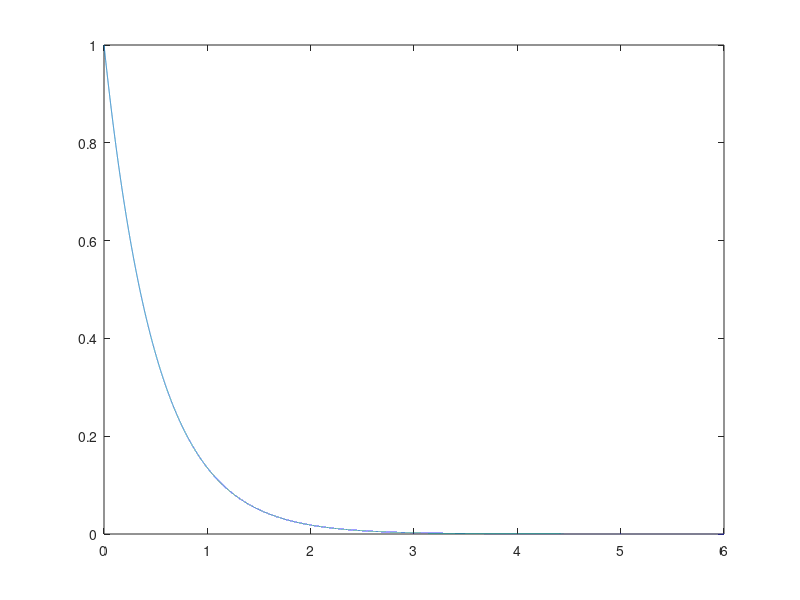
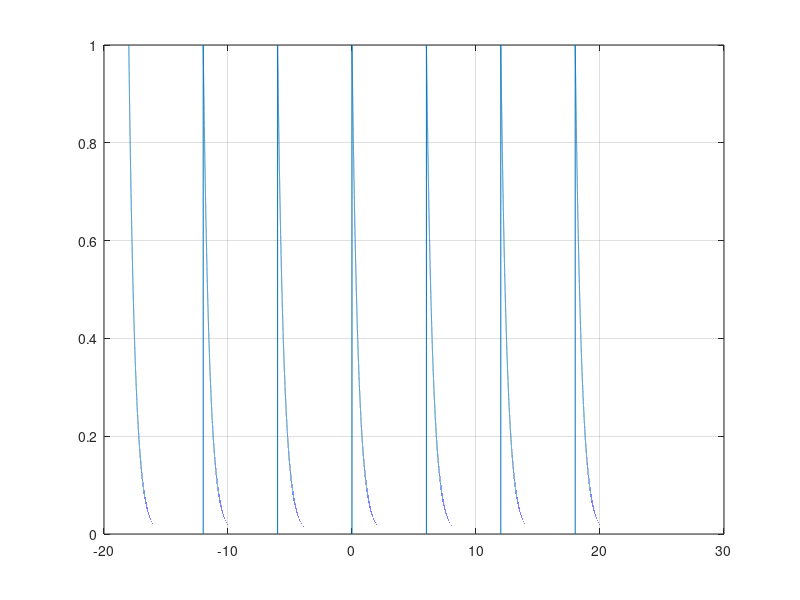

Write the MATLAB code that produced these figures, in order.
function [y1, y2]=prob2
dt=0.0001;
T=6;
M=3;
t=[0:dt:T-dt];
y=exp(-2*t);
plot(t,y)
time=[];
y_periodic=[];
for i=-M:M
    time=[time i*T+t];
    y_periodic=[y_periodic y];
end
figure(1);plot(t,y);
figure(2);plot(time,y_periodic);grid on;

y1=(sum(y_periodic.*conj(y_periodic))*dt)/(max(time)-min(time));
y2=sum(y.*conj(y)).*dt;


end